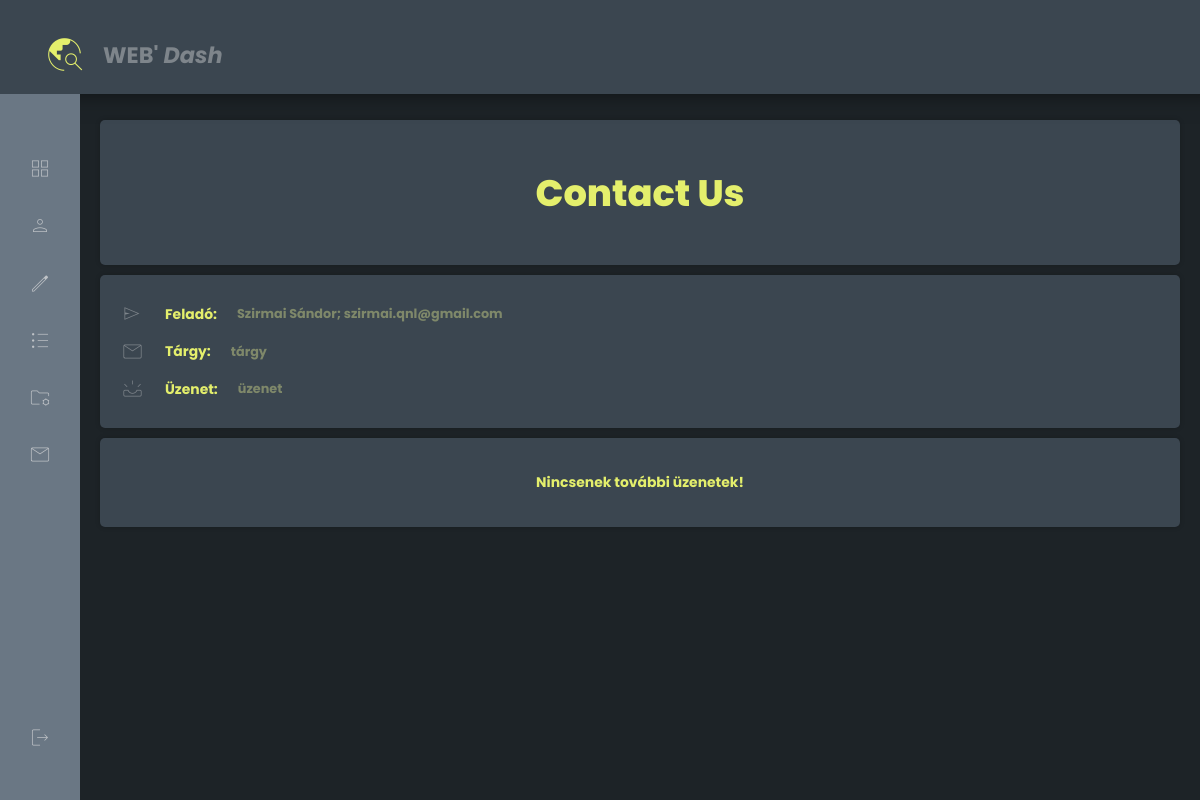
/dashboard/contact-us/ (signed in), run on the app's committed database.
### main/models.py (models this page shows, shortened)
class ContactUs(models.Model):
    created = models.DateTimeField(auto_now_add=True, null=True)
    fullname = models.CharField(max_length=200)
    email = models.CharField(max_length=200)
    obj = models.CharField(max_length=400)
    body = models.CharField(max_length=1000000)
    cookieaccept = models.BooleanField(default=True)
    class Meta:
        ordering = ['-created']

### loginsystem/decorators.py (the view)
        def wrapper_func(request, *args, **kwargs):
            group = None
            if request.user.groups.exists():
                group = request.user.groups.all()[0].name
                if group in allowed_roles:
                    return view_func(request, *args, **kwargs)
                else:
                    return HttpResponse('You are nor allowed here!')
            return view_func(request, *args, **kwargs)

### creationboard/templatetags/custom_tag.py (called while the page is built)
@register.filter
def is_admin(user):
    return user.groups.filter(name='admin').exists()

### dashboard/views.py (called while the page is built)
@login_required(login_url='login')
@allowed_users(allowed_roles=['admin'])
def notYet(request):
    contact = ContactUs.objects.all()
    context = {'contact': contact}
    return render(request, 'dash/not-yet.html', context)

### templates/dash/not-yet.html (shortened to what this page needs)
{% load static %}
<!DOCTYPE html>
<html>
<head>
	<link rel="stylesheet" type="text/css" href="{% static 'dash/style.css' %}">
</head>
<body>
	{% include 'dash/navbartop.html' %}
<div class="grid">
	{% include 'dash/navbarside.html' %}
    	<main class="main">
			<div class="card-03" style="padding: 20px;">
				<h1 align="center"><a href="">Contact Us</a></h1>
			</div>
			{% for contactus in contact %}
			<div class="card-03" style="padding: 20px;">
				<div class="contact-us"><a href="{% url 'contact' contactus.id %}">
					<div class="contact-us-flex"><span class="material-symbols-outlined">send</span><h3>Feladó:</h3><h4>{{contactus.fullname}}; {{contactus.email}}</h4></div>
					<div class="contact-us-flex"><span class="material-symbols-outlined">mail</span><h3>Tárgy:</h3><h4>{{contactus.obj}}</h4></div>
					<div class="contact-us-flex"><span class="material-symbols-outlined">upcoming</span><h3>Üzenet:</h3><h4>{{contactus.body|truncatechars:100}}</h4></div>
				</a></div>
			</div>
			{% endfor %}
				<div class="card-03" style="padding: 20px;">
					<h3 align="center"><a href="">Nincsenek további üzenetek!</a></h3>
				</div>
		</main>
</div>
	</body>
</html>

### static/dash/style.css (style rules this page uses)
:root { --primary: #E4EF6C; --secondary: #3b4650; --light: #93926c; --dark: #1d2327; --white: #fff; --hover: #c9d35e; --card-radius: 5px; --border-radius: 3px; --muted: rgba(0, 0, 0, .3); }
* { font-family: 'Poppins', sans-serif; }
html { background: var(--dark); }
body { padding: 0; margin: 0; position: relative; }
.grid { display: flex; min-height: 100vh; }
a { color: var(--primary); text-decoration:none; cursor: pointer; }
h1 { font-weight: 800; font-size: 2.3rem; cursor: pointer; }
h3 { font-size: 0.87rem; cursor: pointer; }
h4 { font-size: 0.8rem; cursor: pointer; }
.material-symbols-outlined { font-size: 25px !important; font-weight: 12 !important; line-height: 1.5 !important; }
.card-03 { background: var(--secondary); position: relative; flex: 1; margin: 10px; border-radius: var(--card-radius); box-shadow: 0 0 5px rgba(0, 0, 0, .2); }
.main { margin: 110px 10px 0 10px; flex-direction: column; width: 100%; padding-left: 80px; }
a { cursor: pointer; }
.contact-us { display: flex; flex-direction: column; justify-content: left; align-items: left; }
.contact-us .contact-us-flex { display: flex; flex-direction: row; justify-content: left; align-items: center; }
.contact-us .contact-us-flex h3 { margin: 0 20px; color: #E4EF6C; }
.contact-us .contact-us-flex h4 { margin: 0; color: #E4EF6C; filter: grayscale(0.3) opacity(0.4); }
.contact-us .contact-us-flex span { color: var(--primary); filter: grayscale(100%) opacity(0.4); }

### data on the page
ContactUs: fullname "Szirmai Sándor", email "szirmai.qnl@gmail.com", obj "tárgy", body "üzenet"
